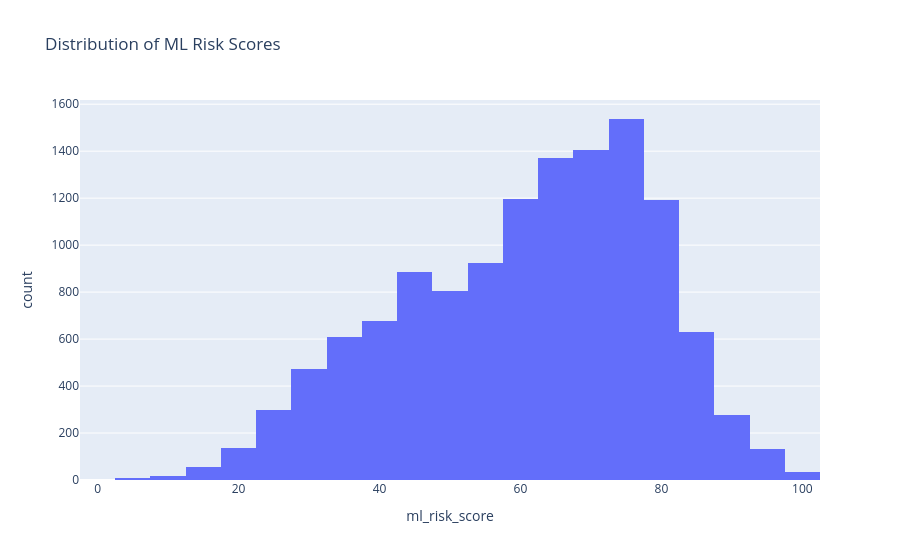

The notebook cell saved with this chart:
### Code cell
fig = px.histogram(
    df,
    x="ml_risk_score",
    nbins=30,
    title="Distribution of ML Risk Scores"
)

fig.show()

### Figure 1 — Plotly figure (JSON) as saved in the notebook; plotly's stock layout.template omitted (floating-point values rounded to 4 significant figures; data arrays with more than 128 entries replaced by an {"elided": "..."} marker saying what was removed)
{"data": [{"bingroup": "x", "hovertemplate": "ml_risk_score=%{x}<br>count=%{y}<extra></extra>", "legendgroup": "", "marker": {"color": "#636efa", "pattern": {"shape": ""}}, "name": "", "nbinsx": 30, "orientation": "v", "showlegend": false, "type": "histogram", "x": {"elided": "12665 float values"}, "xaxis": "x", "yaxis": "y"}], "layout": {"barmode": "relative", "legend": {"tracegroupgap": 0}, "title": {"text": "Distribution of ML Risk Scores"}, "xaxis": {"anchor": "y", "domain": [0, 1], "title": {"text": "ml_risk_score"}}, "yaxis": {"anchor": "x", "domain": [0, 1], "title": {"text": "count"}}}}
